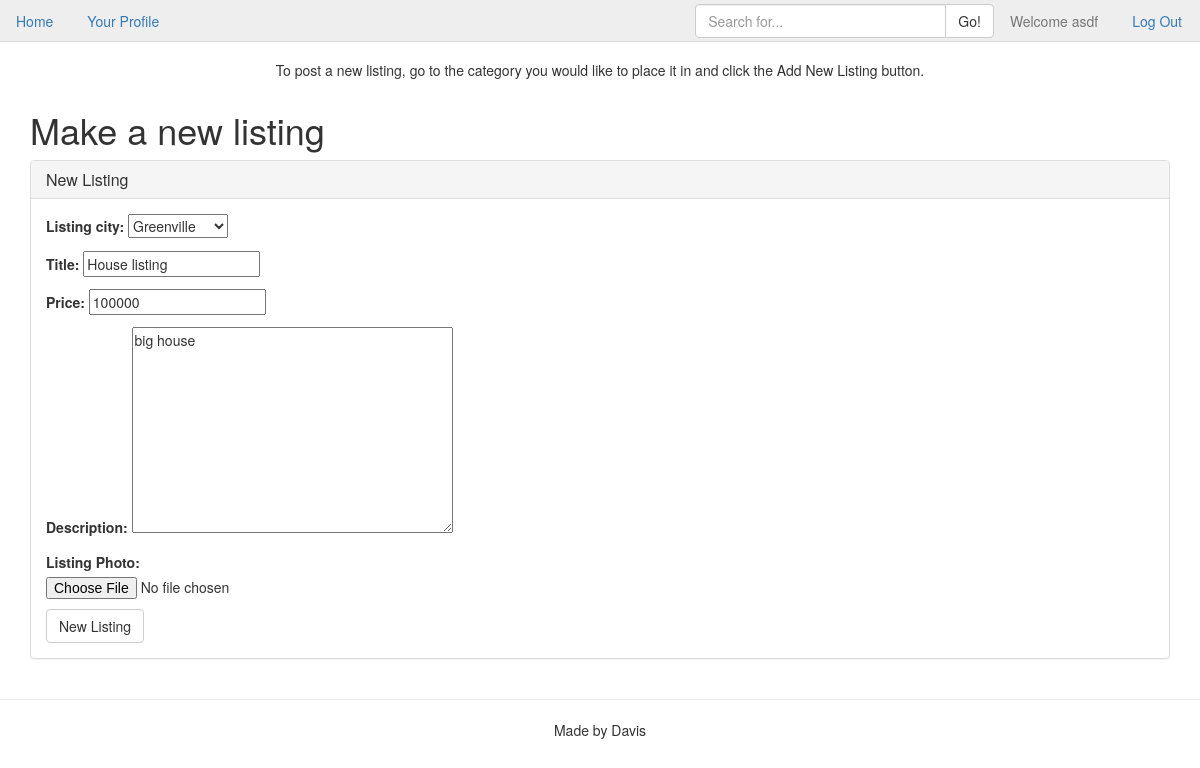
Screenshot of /listingupdate/6 (signed in) with the database file from the repository.
### cl_app/models.py (models this page shows, shortened)
class Listing(models.Model):
    user = models.ForeignKey('auth.User')
    listing_city = models.ForeignKey(City)
    category = models.ForeignKey(ListingType)
    title = models.CharField(max_length=40)
    price = models.IntegerField()
    description = models.TextField()
    photo = models.ImageField(upload_to="listing_photos", null=True, blank=True, verbose_name="Listing Photo")
    created = models.DateTimeField(auto_now_add=True)
    class Meta:
        ordering = ['-created']

### cl_app/views.py (the view, shortened to what this page needs)
# urls.py: url(r'^listingupdate/(?P<pk>\d+)$', ListingUpdateView.as_view(), name='listing_update_view'),
class ListingUpdateView(LoginRequiredMixin, UpdateView):
    model = Listing
    fields = ['listing_city', 'title', 'price', 'description', 'photo']

### cl_app/models.py (called while the page is built)
    def __str__(self):
        return self.city

### templates/cl_app/listing_form.html (shortened to what this page needs)
{% extends "base.html" %}
{% block body %}
    <h1>Make a new listing</h1>
    <div class="panel panel-default">
        <div class="panel-heading">
            <h3 class="panel-title">New Listing</h3>
        </div>
            <div class="panel-body">
                <form class="" action="" method="post" enctype="multipart/form-data">
                    {{ form.as_p }}
                    <input class="btn btn-default" type="submit" name="newlisting" value="New Listing">
                </form>
            </div>
        </div>
{% endblock %}

### templates/base.html (shortened to what this page needs)
{% load staticfiles %}
<!DOCTYPE html>
<html>
    <head>
        <link rel="stylesheet" href="{% static 'cl_app/css/bootstrap.min.css' %}">
        <link rel="stylesheet" href="{% static 'cl_app/css/main.css' %}">
    </head>
    <body>
        <ul class="nav nav-tabs navbar-fixed-top">
            <li role="presentation"><a href="{% url 'index_view' %}">Home</a></li>
            {% if request.user.is_authenticated %}
                <li role="presentation" class=""><a href="{% url 'profile_view' %}">Your Profile</a></li>
                <li role="presentation" class="pull-right"><a href="{% url 'logout' %}?next={% url 'index_view' %}">Log Out</a></li>
                <li role="presentation" class="disabled pull-right"><a href="#">Welcome {{ request.user }}</a></li>
            {% else %}
                <li role="presentation"><a href="{% url 'register_view' %}">Get an account</a></li>
                <li role="presentation"><a href="{% url 'login' %}">Login</a></li>
            {% endif %}
            <form id="searchform" action="{% url 'search_list_view' %}" method="get" accept-charset="utf-8">
                <div class="input-group col-md-3 pull-right">
                    <input class="form-control" id="searchbox" name="q" type="text" placeholder="Search for...">
                    <span class="input-group-btn">
                        <button class="btn btn-default" type="button">Go!</button>
                    </span>
                </div>
            </form>
        </ul>
        {% block hero %}
        <p class="text-center">To post a new listing, go to the category you would like to place it in and click the Add New Listing button.</p>
        {% endblock %}
        <div class="container">
            {% block body %}{% endblock %}
        </div>
    </body>
    <footer>
        <hr>
        <p class="text-center">Made by Davis</p>
    </footer>
</html>

### cl_app/static/cl_app/css/main.css (style rules this page uses)
body { margin-top: 60px; }
.nav { background-color: #EEEEEE; }
#searchform { margin-top: 4px; margin-right: 5px; }

### rows the page displays
Listing: listing_city "Greenville", title "House listing", price "100000", description "big house"

### other values shown
{{ request.user }} "asdf"
